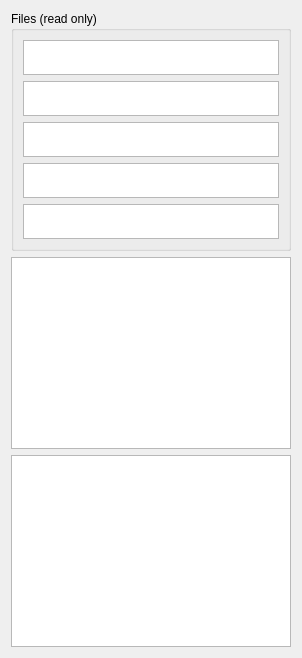
      <widget class="QWidget" name="tab_Files">
       <attribute name="title">
        <string>Files</string>
       </attribute>
       <layout class="QVBoxLayout" name="verticalLayout_11">
        <item>
         <widget class="QGroupBox" name="groupBox_3">
          <property name="sizePolicy">
           <sizepolicy hsizetype="Preferred" vsizetype="Minimum">
            <horstretch>0</horstretch>
            <verstretch>0</verstretch>
           </sizepolicy>
          </property>
          <property name="title">
           <string>Files (read only)</string>
          </property>
          <property name="flat">
           <bool>true</bool>
          </property>
          <layout class="QGridLayout" name="gridLayout_14">
           <item row="2" column="0">
            <widget class="QTextEdit" name="textEdit_DiffractionImageFilename">
             <property name="sizePolicy">
              <sizepolicy hsizetype="Expanding" vsizetype="Fixed">
               <horstretch>0</horstretch>
               <verstretch>0</verstretch>
              </sizepolicy>
             </property>
             <property name="maximumSize">
              <size>
               <width>16777215</width>
               <height>35</height>
              </size>
             </property>
             <property name="readOnly">
              <bool>true</bool>
             </property>
            </widget>
           </item>
           <item row="3" column="0">
            <widget class="QTextEdit" name="textEdit_PONI">
             <property name="sizePolicy">
              <sizepolicy hsizetype="Expanding" vsizetype="Fixed">
               <horstretch>0</horstretch>
               <verstretch>0</verstretch>
              </sizepolicy>
             </property>
             <property name="maximumSize">
              <size>
               <width>16777215</width>
               <height>35</height>
              </size>
             </property>
             <property name="readOnly">
              <bool>true</bool>
             </property>
            </widget>
           </item>
           <item row="0" column="0">
            <widget class="QTextEdit" name="textEdit_SessionFileName">
             <property name="sizePolicy">
              <sizepolicy hsizetype="Expanding" vsizetype="Fixed">
               <horstretch>0</horstretch>
               <verstretch>0</verstretch>
              </sizepolicy>
             </property>
             <property name="maximumSize">
              <size>
               <width>16777215</width>
               <height>35</height>
              </size>
             </property>
             <property name="readOnly">
              <bool>true</bool>
             </property>
            </widget>
           </item>
           <item row="1" column="0">
            <widget class="QTextEdit" name="textEdit_DiffractionPatternFileName">
             <property name="sizePolicy">
              <sizepolicy hsizetype="Expanding" vsizetype="Fixed">
               <horstretch>0</horstretch>
               <verstretch>0</verstretch>
              </sizepolicy>
             </property>
             <property name="maximumSize">
              <size>
               <width>16777215</width>
               <height>35</height>
              </size>
             </property>
             <property name="readOnly">
              <bool>true</bool>
             </property>
            </widget>
           </item>
           <item row="4" column="0">
            <widget class="QTextEdit" name="textEdit_Jlist">
             <property name="sizePolicy">
              <sizepolicy hsizetype="Expanding" vsizetype="Fixed">
               <horstretch>0</horstretch>
               <verstretch>0</verstretch>
              </sizepolicy>
             </property>
             <property name="maximumSize">
              <size>
               <width>16777215</width>
               <height>35</height>
              </size>
             </property>
             <property name="readOnly">
              <bool>true</bool>
             </property>
            </widget>
           </item>
          </layout>
         </widget>
        </item>
        <item>
         <widget class="QTextEdit" name="textEdit_shortcuts">
          <property name="sizePolicy">
           <sizepolicy hsizetype="Expanding" vsizetype="Preferred">
            <horstretch>0</horstretch>
            <verstretch>0</verstretch>
           </sizepolicy>
          </property>
          <property name="readOnly">
           <bool>true</bool>
          </property>
         </widget>
        </item>
        <item>
         <widget class="QTextEdit" name="textEdit_about">
          <property name="sizePolicy">
           <sizepolicy hsizetype="Expanding" vsizetype="Preferred">
            <horstretch>0</horstretch>
            <verstretch>0</verstretch>
           </sizepolicy>
          </property>
          <property name="readOnly">
           <bool>true</bool>
          </property>
         </widget>
        </item>
       </layout>
      </widget>
